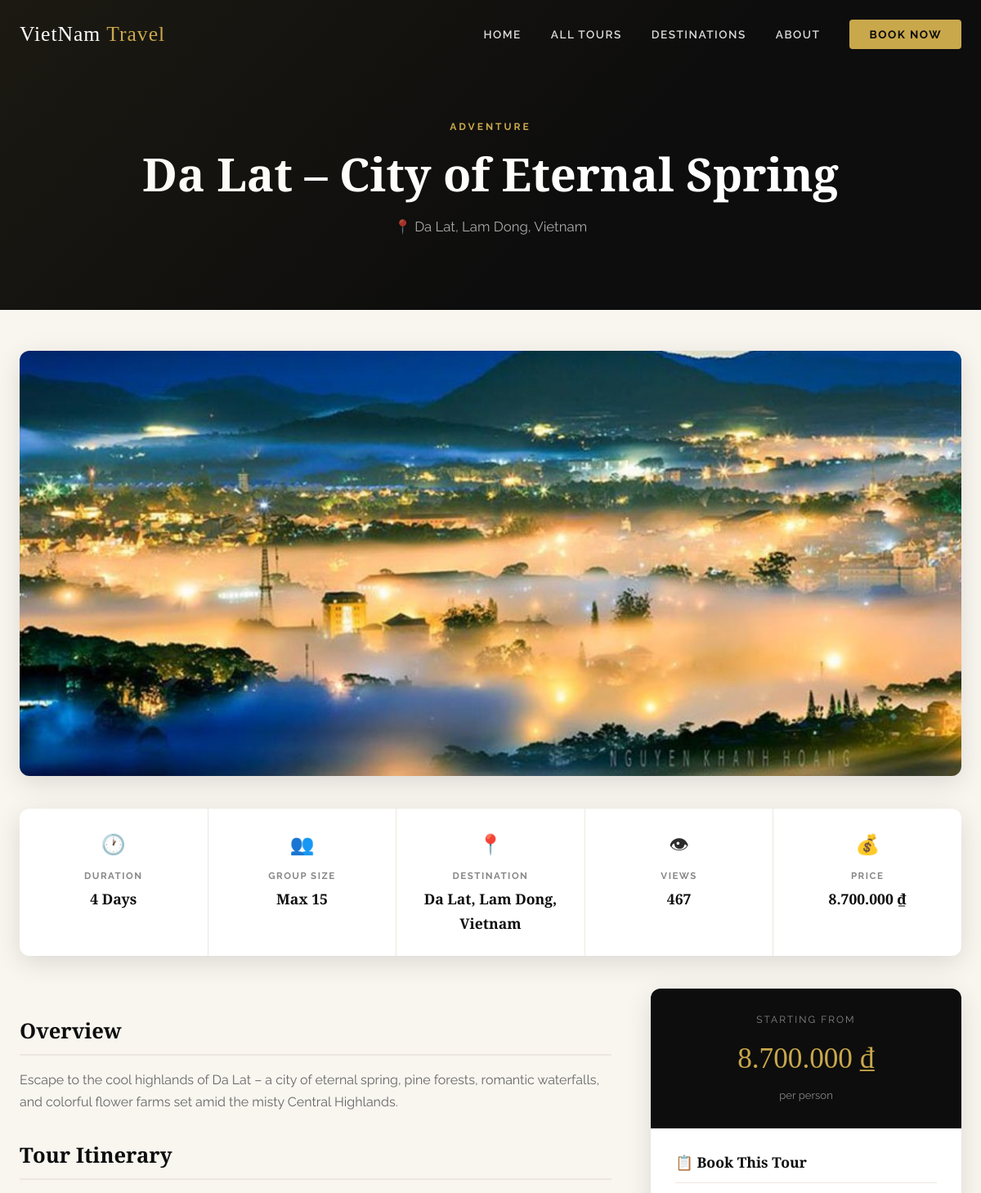
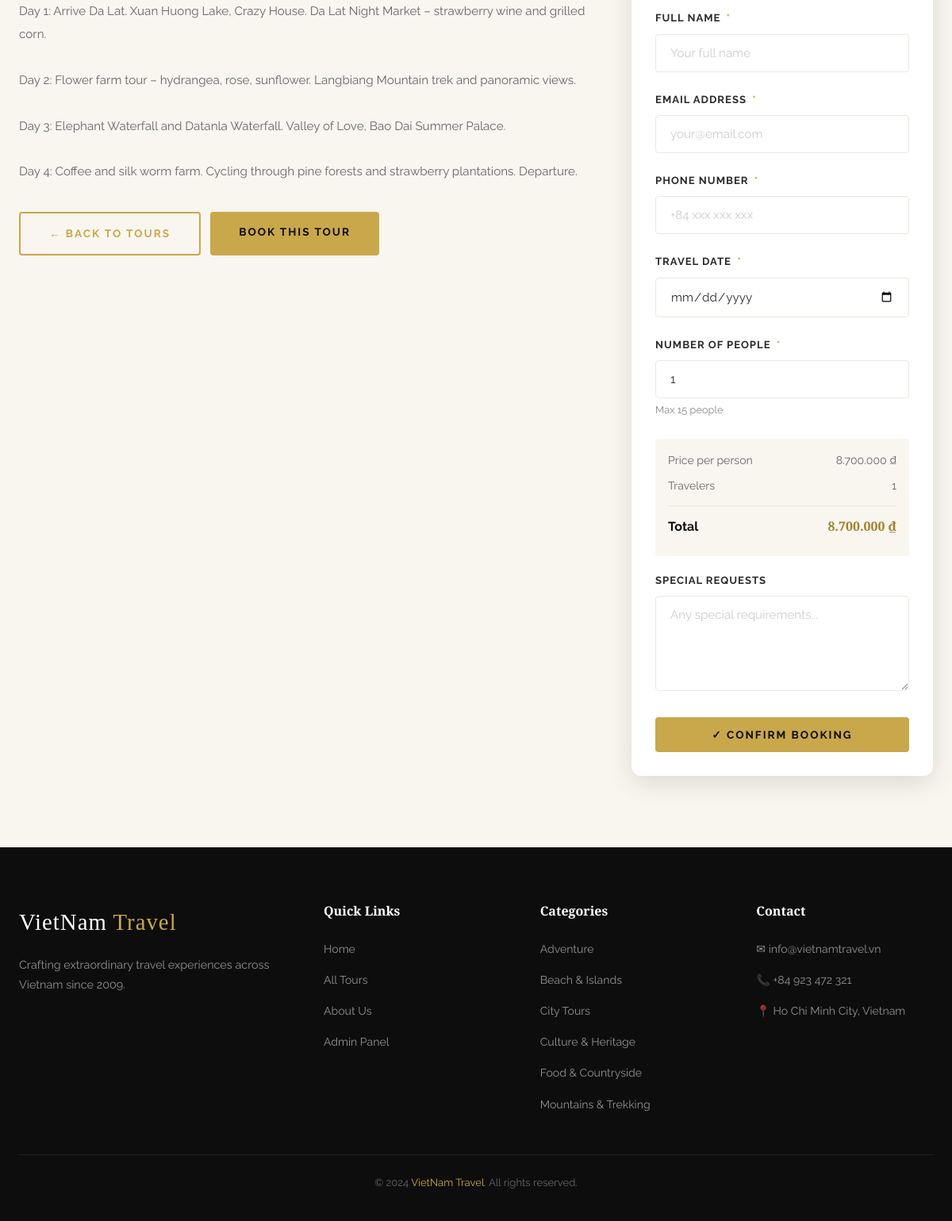
The page /tour-detail.php?id=9 on the database its author committed (2 pictures, top to bottom).
### tables this page shows
CREATE TABLE IF NOT EXISTS tours (
    id           INT AUTO_INCREMENT PRIMARY KEY,
    title        VARCHAR(255) NOT NULL,
    slug         VARCHAR(255) NOT NULL UNIQUE,
    description  TEXT NOT NULL,
    content      TEXT,
    price        BIGINT NOT NULL DEFAULT 0,
    duration     INT NOT NULL DEFAULT 1,
    max_people   INT NOT NULL DEFAULT 10,
    destination  VARCHAR(255) NOT NULL,
    category_id  INT NOT NULL,
    image_url    VARCHAR(255),
    status       ENUM('active','inactive') DEFAULT 'active',
    views        INT DEFAULT 0,
    created_at   TIMESTAMP DEFAULT CURRENT_TIMESTAMP,
    updated_at   TIMESTAMP DEFAULT CURRENT_TIMESTAMP ON UPDATE CURRENT_TIMESTAMP,
    FOREIGN KEY (category_id) REFERENCES categories(id) ON DELETE CASCADE
);

CREATE TABLE IF NOT EXISTS categories (
    id          INT AUTO_INCREMENT PRIMARY KEY,
    name        VARCHAR(100) NOT NULL UNIQUE,
    slug        VARCHAR(100) NOT NULL UNIQUE,
    description TEXT,
    icon        VARCHAR(10) DEFAULT '✈️',
    created_at  TIMESTAMP DEFAULT CURRENT_TIMESTAMP
);

### tour-detail.php (the view, shortened to what this page needs)
<?php
include 'includes/db-connect.php';
$tour_id = isset($_GET['id']) ? (int)$_GET['id'] : 0;
$result  = mysqli_query($conn, "SELECT t.*, c.name as cat_name, c.slug as cat_slug FROM tours t JOIN categories c ON t.category_id = c.id WHERE t.id = $tour_id AND t.status='active'");
$tour = mysqli_fetch_assoc($result);
mysqli_query($conn, "UPDATE tours SET views = views + 1 WHERE id = $tour_id");
?>
<!DOCTYPE html>
<html lang="en">
<head>
    <link rel="stylesheet" href="css/style.css">
</head>
<body>
<?php include 'includes/navbar.php'; ?>
<div class="page-hero">
    <div class="container">
        <span class="section-label"><a href="category.php?slug=<?php echo $tour['cat_slug']; ?>" style="color:var(--gold)"><?php echo htmlspecialchars($tour['cat_name']); ?></a></span>
        <h1><?php echo htmlspecialchars($tour['title']); ?></h1>
        <p>📍 <?php echo htmlspecialchars($tour['destination']); ?></p>
    </div>
</div>
<section class="section" style="padding-top:50px;">
    <div class="container">
        <img src="<?php echo htmlspecialchars($tour['image_url']); ?>" alt="<?php echo htmlspecialchars($tour['title']); ?>" class="tour-hero-image">
        <div class="tour-info-bar">
            <div class="info-bar-item"><span class="info-bar-icon">🕐</span><span class="info-bar-label">Duration</span><span class="info-bar-value"><?php echo $tour['duration']; ?> Days</span></div>
            <div class="info-bar-item"><span class="info-bar-icon">👥</span><span class="info-bar-label">Group Size</span><span class="info-bar-value">Max <?php echo $tour['max_people']; ?></span></div>
            <div class="info-bar-item"><span class="info-bar-icon">📍</span><span class="info-bar-label">Destination</span><span class="info-bar-value"><?php echo htmlspecialchars($tour['destination']); ?></span></div>
            <div class="info-bar-item"><span class="info-bar-icon">👁</span><span class="info-bar-label">Views</span><span class="info-bar-value"><?php echo number_format($tour['views']); ?></span></div>
            <div class="info-bar-item"><span class="info-bar-icon">💰</span><span class="info-bar-label">Price</span><span class="info-bar-value"><?php echo number_format($tour['price'], 0, ',', '.'); ?> ₫</span></div>
        </div>
        <div class="tour-detail-layout">
            <div class="tour-content">
                <h2>Overview</h2>
                <p><?php echo htmlspecialchars($tour['description']); ?></p>
                <?php if (!empty($tour['content'])): ?>
                <h2>Tour Itinerary</h2>
                <div class="tour-full-content"><?php echo nl2br(htmlspecialchars($tour['content'])); ?></div>
                <?php endif; ?>
                <div style="margin-top:36px;display:flex;gap:12px;flex-wrap:wrap;">
                    <a href="tours.php" class="btn btn-outline">← Back to Tours</a>
                    <a href="#booking" class="btn btn-gold">Book This Tour</a>
                </div>
            </div>
            <div id="booking">
                <div class="booking-card">
                    <div class="booking-card-header">
                        <p class="price-label">Starting From</p>
                        <span class="price"><?php echo number_format($tour['price'], 0, ',', '.'); ?> ₫</span>
                        <span class="price-per">per person</span>
                    </div>
                    <div class="booking-form">
                        <h3>📋 Book This Tour</h3>
                        <form method="POST" action="tour-detail.php?id=<?php echo $tour_id; ?>#booking" id="bookingForm">
                            <div class="form-group">
                                <label>Full Name <span class="req">*</span></label>
                                <input type="text" name="full_name" class="form-control" placeholder="Your full name" required value="<?php echo isset($_POST['full_name'])?htmlspecialchars($_POST['full_name']):''; ?>">
                            </div>
                            <div class="form-group">
                                <label>Email Address <span class="req">*</span></label>
                                <input type="email" name="email" class="form-control" placeholder="your@email.com" required value="<?php echo isset($_POST['email'])?htmlspecialchars($_POST['email']):''; ?>">
                            </div>
                            <div class="form-group">
                                <label>Phone Number <span class="req">*</span></label>
                                <input type="tel" name="phone" class="form-control" placeholder="+84 xxx xxx xxx" required value="<?php echo isset($_POST['phone'])?htmlspecialchars($_POST['phone']):''; ?>">
                            </div>
                            <div class="form-group">
                                <label>Travel Date <span class="req">*</span></label>
                                <input type="date" name="travel_date" class="form-control" required id="travelDate" min="<?php echo date('Y-m-d', strtotime('+1 day')); ?>" value="<?php echo isset($_POST['travel_date'])?htmlspecialchars($_POST['travel_date']):''; ?>">
                            </div>
                            <div class="form-group">
                                <label>Number of People <span class="req">*</span></label>
                                <input type="number" name="num_people" class="form-control" id="numPeople" min="1" max="<?php echo $tour['max_people']; ?>" required value="<?php echo isset($_POST['num_people'])?(int)$_POST['num_people']:1; ?>">
                                <span class="form-hint">Max <?php echo $tour['max_people']; ?> people</span>
                            </div>
                            <div class="price-summary">
                                <div class="price-row"><span>Price per person</span><span><?php echo number_format($tour['price'], 0, ',', '.'); ?> ₫</span></div>
                                <div class="price-row"><span>Travelers</span><span id="displayPeople">1</span></div>
                                <div class="price-row total"><span>Total</span><span class="amount" id="totalPrice"><?php echo number_format($tour['price'], 0, ',', '.'); ?> ₫</span></div>
                            </div>
                            <div class="form-group">
                                <label>Special Requests</label>
                                <textarea name="message" class="form-control" rows="3" placeholder="Any special requirements..."><?php echo isset($_POST['message'])?htmlspecialchars($_POST['message']):''; ?></textarea>
                            </div>
                            <button type="submit" class="btn btn-gold" style="width:100%;">✓ Confirm Booking</button>
                        </form>
                    </div>
                </div>
            </div>
        </div>
    </div>
</section>
<?php include 'includes/footer.php'; ?>
</body>
</html>

### includes/footer.php (shortened to what this page needs)
<?php
$footer_cats = mysqli_query($conn, "SELECT name, slug FROM categories ORDER BY name LIMIT 6");
?>
<footer class="footer">
    <div class="container">
        <div class="footer-grid">
            <div class="footer-brand">
                <a href="index.php" class="nav-logo">VietNam <span>Travel</span></a>
                <p>Crafting extraordinary travel experiences across Vietnam since 2009.</p>
            </div>
            <div>
                <h4 class="footer-heading">Quick Links</h4>
                <ul class="footer-links">
                    <li><a href="index.php">Home</a></li>
                    <li><a href="tours.php">All Tours</a></li>
                    <li><a href="index.php#why-us">About Us</a></li>
                    <li><a href="admin-tours.php">Admin Panel</a></li>
                </ul>
            </div>
            <div>
                <h4 class="footer-heading">Categories</h4>
                <ul class="footer-links">
                    <?php while ($fc = mysqli_fetch_assoc($footer_cats)): ?>
                    <li><a href="category.php?slug=<?php echo $fc['slug']; ?>"><?php echo htmlspecialchars($fc['name']); ?></a></li>
                    <?php endwhile; ?>
                </ul>
            </div>
            <div>
                <h4 class="footer-heading">Contact</h4>
                <ul class="footer-links">
                    <li><a href="#">✉ info@vietnamtravel.vn</a></li>
                    <li><a href="#">📞 +84 923 472 321</a></li>
                    <li><a href="#">📍 Ho Chi Minh City, Vietnam</a></li>
                </ul>
            </div>
        </div>
        <div class="footer-bottom">
            <p>&copy; 2024 <span>VietNam Travel</span>. All rights reserved.</p>
        </div>
    </div>
</footer>

### css/style.css (style rules this page uses)
:root { --gold: #C9A84C; --gold-light: #E8C87A; --gold-dark: #A0832D; --dark: #0D0D0D; --dark-2: #1A1A1A; --dark-3: #252525; --dark-4: #333333; --light: #F9F6F0; --light-2: #EDE8DF; --white: #FFFFFF; --gray: #888888; --gray-light: #CCCCCC; --text: #2C2C2C; --text-light: #666666; --success: #2ECC71; --error: #E74C3C; --shadow: 0 8px 32px rgba(0,0,0,0.12); --shadow-gold: 0 4px 20px rgba(201,168,76,0.25); --radius: 4px; --radius-lg: 12px; --transition: all 0.3s ease; --font-display: 'Playfair Display', serif; --font-body: 'Raleway', sans-serif; }
*, *::before, *::after { margin: 0; padding: 0; box-sizing: border-box; }
html { scroll-behavior: smooth; }
body { font-family: var(--font-body); background-color: var(--light); color: var(--text); line-height: 1.7; font-size: 16px; }
img { max-width: 100%; display: block; }
a { color: var(--gold); text-decoration: none; transition: var(--transition); }
h1, h2, h3, h4 { font-family: var(--font-display); color: var(--dark); line-height: 1.25; }
h1 { font-size: clamp(2rem, 5vw, 3.5rem); }
h2 { font-size: clamp(1.5rem, 3vw, 2.5rem); }
h3 { font-size: 1.4rem; }
h4 { font-size: 1.1rem; }
p { margin-bottom: 1em; color: var(--text-light); }
.container { max-width: 1260px; margin: 0 auto; padding: 0 24px; }
.section { padding: 90px 0; }
.section-label { display: inline-block; font-family: var(--font-body); font-size: 0.75rem; font-weight: 700; letter-spacing: 3px; text-transform: uppercase; color: var(--gold); margin-bottom: 12px; }
.nav-logo { font-family: var(--font-display); font-size: 1.6rem; color: var(--white); letter-spacing: 1px; }
.nav-logo span { color: var(--gold); }
.btn { display: inline-block; padding: 14px 36px; font-family: var(--font-body); font-size: 0.85rem; font-weight: 700; letter-spacing: 2px; text-transform: uppercase; border: none; border-radius: var(--radius); cursor: pointer; transition: var(--transition); text-align: center; }
.btn-gold { background: var(--gold); color: var(--dark); }
.btn-outline { background: transparent; color: var(--gold); border: 2px solid var(--gold); }
.form-group { margin-bottom: 24px; }
.form-group label { display: block; font-size: 0.82rem; font-weight: 700; letter-spacing: 1px; text-transform: uppercase; color: var(--text); margin-bottom: 8px; }
.form-group label .req { color: var(--gold); margin-left: 3px; }
.form-control { width: 100%; padding: 14px 18px; border: 1px solid var(--light-2); border-radius: var(--radius); font-family: var(--font-body); font-size: 0.95rem; color: var(--text); background: var(--white); transition: var(--transition); outline: none; }
.form-control::placeholder { color: var(--gray-light); }
textarea.form-control { resize: vertical; min-height: 120px; }
.form-hint { font-size: 0.8rem; color: var(--gray); margin-top: 6px; }
.page-hero { background: var(--dark); padding: 140px 0 70px; text-align: center; position: relative; overflow: hidden; }
.page-hero::before { content: ''; position: absolute; inset: 0; background: linear-gradient(135deg, rgba(201,168,76,0.08) 0%, transparent 60%); }
.page-hero h1 { color: var(--white); margin-bottom: 16px; }
.page-hero p { color: rgba(255,255,255,0.65); font-size: 1.05rem; }
.footer { background: var(--dark); color: rgba(255,255,255,0.7); padding: 70px 0 0; }
.footer-grid { display: grid; grid-template-columns: 1.5fr 1fr 1fr 1fr; gap: 50px; padding-bottom: 50px; border-bottom: 1px solid rgba(255,255,255,0.08); }
.footer-brand .nav-logo { font-size: 1.8rem; display: block; margin-bottom: 16px; }
.footer-brand p { color: rgba(255,255,255,0.55); font-size: 0.9rem; line-height: 1.8; }
.footer-heading { font-family: var(--font-display); color: var(--white); font-size: 1rem; margin-bottom: 24px; }
.footer-links { list-style: none; display: flex; flex-direction: column; gap: 12px; }
.footer-links a { color: rgba(255,255,255,0.55); font-size: 0.88rem; transition: var(--transition); }
.footer-bottom { padding: 24px 0; text-align: center; font-size: 0.82rem; color: rgba(255,255,255,0.35); }
.footer-bottom span { color: var(--gold); }

### rows shown on the page
tours: category.name "ADVENTURE", title "Da Lat – City of Eternal Spring", destination "Da Lat, Lam Dong, Vietnam", image_url (picture), duration "4", max_people "15", views "467", price "8.700.000", description "Escape to the cool highlands of Da Lat – a city of eternal spring, pine forests, romantic waterfalls, and colorful flower farms set amid the misty Central Highlands.", content "Day 1: Arrive Da Lat. Xuan Huong Lake, Crazy House. Da Lat Night Market – strawberry wine and grilled corn. Day 2: Flower farm tour – hydrangea, rose, sunflower. Langbiang Mountain trek and panoramic views. Day 3: Elephant Waterfall and Datanla Waterfall. Valley of Love, Bao Dai Summer Palace. Day 4: Coffee and silk worm farm. Cycling through pine forests and strawberry plantations. Departure."
categories: name "Adventure"
categories: name "Beach & Islands"
categories: name "City Tours"
categories: name "Culture & Heritage"
categories: name "Food & Countryside"
categories: name "Mountains & Trekking"
